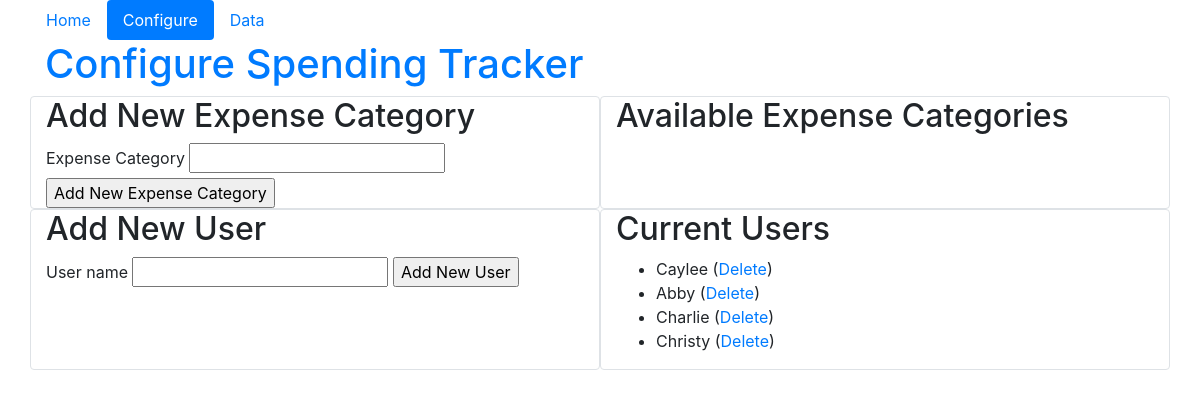
The app's page /configure, older data.
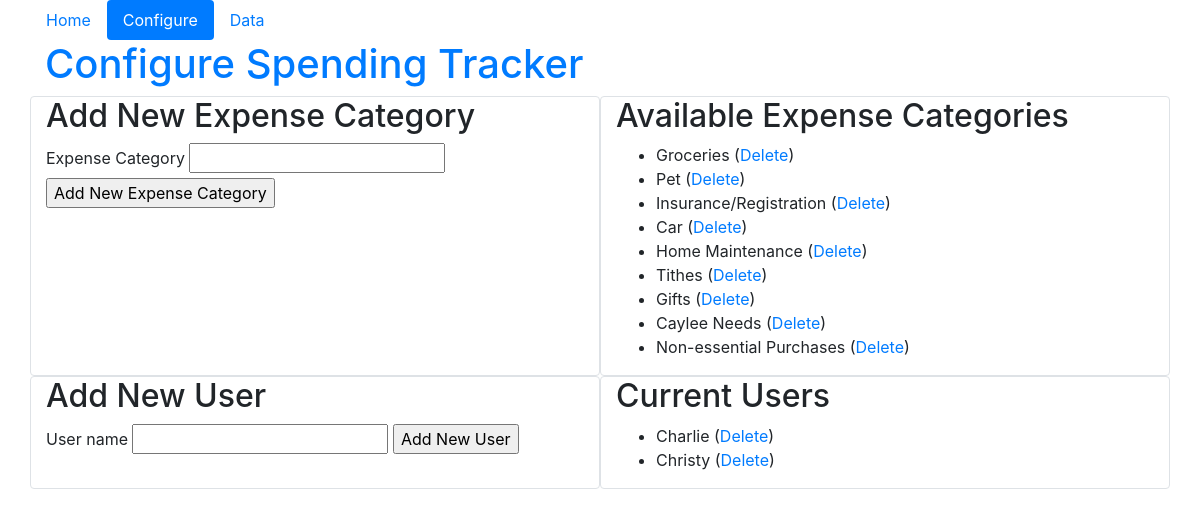
The same page, newer data.
### tracker_app/models.py (models this page shows, shortened)
class User(db.Model):
    id = db.Column(db.Integer, primary_key=True)
    username = db.Column(db.String(20), unique=True, nullable=False)

class Category(db.Model):
	id = db.Column(db.Integer, primary_key=True)
	category = db.Column(db.String(50), unique=True, nullable=False)

### tracker_app/routes.py (the view)
@app.route("/configure", methods=["GET","POST"])
def configure():
	newUserForm = forms.NewUserForm()
	newCategoryForm = forms.NewCategoryForm()
	if newUserForm.validate_on_submit():
		user = User(username=newUserForm.username.data)
		db.session.add(user)
		db.session.commit()
		flash(f"User '{user.username}' has been successfully added", "success")
		return redirect(url_for('configure'))
	if newCategoryForm.validate_on_submit():
		cat = Category(category=newCategoryForm.category.data)
		db.session.add(cat)
		db.session.commit()
		flash(f"User '{cat.category}' has been successfully added", "success")
		return redirect(url_for('configure'))
	return render_template('configure.html', users=User.query.all(), newUserForm=newUserForm,
				newCategoryForm=newCategoryForm, categories=Category.query.all())

### tracker_app/forms.py
class NewUserForm(FlaskForm):
	username = 	StringField('User name', validators=[DataRequired()])
	submit = SubmitField('Add New User')

class NewCategoryForm(FlaskForm):
	category = StringField('Expense Category', validators=[DataRequired()])
	submit = SubmitField('Add New Expense Category')

### tracker_app/templates/configure.html (shortened to what this page needs)
{% extends 'layout.html' %}
{% set activePage = "configure" %}
{% block content %}
<h1 class="text-primary">Configure Spending Tracker</h1>
<div class="row" id="expenses-config">
	<div class="col-sm border rounded">
		<h2>Add New Expense Category</h2>
		<form method="POST" action={{ url_for('configure') }}>
			{{ newCategoryForm.category.label }} {{ newCategoryForm.category(size=20) }}
			{{ newCategoryForm.submit }}
		</form>
	</div>
	<div class="col-sm border rounded">
		<h2>Available Expense Categories</h2>
		<ul>
			{% for cat in categories %}
				<li>{{ cat.category }} (<a href={{ url_for('deleteCategory', categoryId=cat.id) }}>Delete</a>)</li>
			{% endfor %}
		</ul>
	</div>
</div>
<div class="row" id="users-config">
	<div class="col-sm border rounded">
		<h2>Add New User</h2>
		<form method="POST" action={{ url_for('configure') }}>
			{{ newUserForm.username.label }} {{ newUserForm.username(size=20) }}
			{{ newUserForm.submit }}
		</form>
	</div>
	<div class="col-sm border rounded">
		<h2>Current Users</h2>
		<ul>
			{% for user in users %}
				<li>{{ user.username }} (<a href={{ url_for('deleteUser', userid=user.id) }}>Delete</a>)</li>
			{% endfor %}
		</ul>
	</div>
</div>
{% endblock %}

### tracker_app/templates/layout.html (shortened to what this page needs)
<!DOCTYPE html>
<html lang="en">
<head>
<link rel="stylesheet" href="https://stackpath.bootstrapcdn.com/bootstrap/4.5.0/css/bootstrap.min.css">
</head>
<body>
	<div class="container">
		{% set navigation_bar = [
			('home', 'Home'),
			('configure', 'Configure'),
			('showData', 'Data')
		] %}
		<div class="row" id="sitenav">
			<nav class="nav nav-pills nav-fill">
				{% for id, text in navigation_bar %}
					<a class="nav-item nav-link {% if id == activePage %} active{% endif %}" href="{{ url_for(id) }}">{{ text }}</a>
				{% endfor %}
			</nav>
		</div>
		<div class="row" id="content">
			<div class="col-sm">
				{% block content %}{% endblock %}
			</div>
		</div>
	</div>
</body>
</html>

Row changes from the older to the newer data that the page shows:
removed User: username "Caylee"
removed User: username "Abby"
added Category: category "Groceries"
added Category: category "Pet"
added Category: category "Insurance/Registration"
added Category: category "Car"
added Category: category "Home Maintenance"
added Category: category "Tithes"
added Category: category "Gifts"
added Category: category "Caylee Needs"
added Category: category "Non-essential Purchases"
